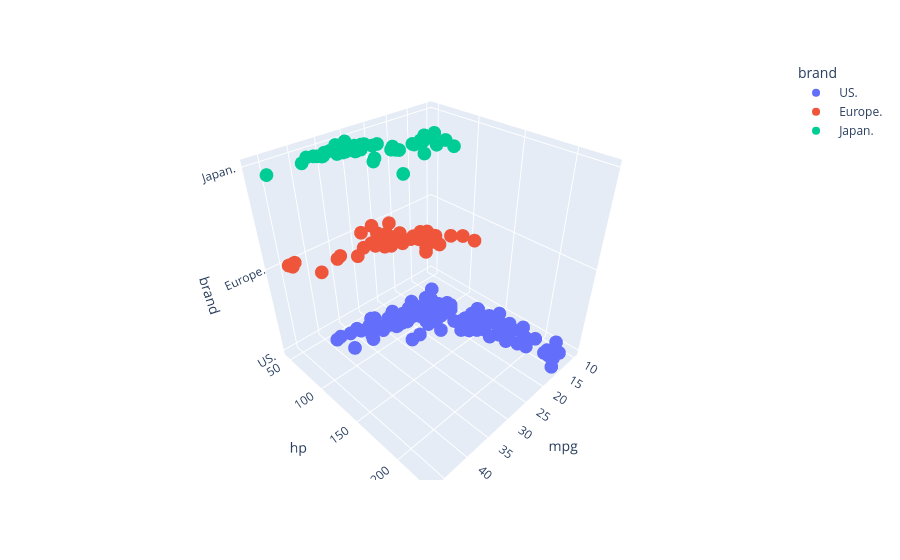

Notebook cell for this chart:
### Code cell
fig = px.scatter_3d(df, x="mpg", y="hp", z="brand",color="brand")
fig.show()

### Figure 1 — Plotly figure (JSON) as saved in the notebook; plotly's stock layout.template omitted (floating-point values rounded to 4 significant figures; data arrays with more than 128 entries replaced by an {"elided": "..."} marker saying what was removed)
{"data": [{"hovertemplate": "brand=%{z}<br>mpg=%{x}<br>hp=%{y}<extra></extra>", "legendgroup": " US.", "marker": {"color": "#636efa", "symbol": "circle"}, "mode": "markers", "name": " US.", "scene": "scene", "showlegend": true, "type": "scatter3d", "x": {"elided": "162 float values"}, "y": {"elided": "162 int values"}, "z": {"elided": "162 str values"}}, {"hovertemplate": "brand=%{z}<br>mpg=%{x}<br>hp=%{y}<extra></extra>", "legendgroup": " Europe.", "marker": {"color": "#EF553B", "symbol": "circle"}, "mode": "markers", "name": " Europe.", "scene": "scene", "showlegend": true, "type": "scatter3d", "x": [31.9, 25.4, 34.3, 24.0, 21.5, 26.0, 29.0, 27.2, 24.0, 29.0, 26.0, 29.5, 29.0, 26.0, 23.0, 25.0, 43.4, 30.0, 25.0, 18.0, 37.3, 27.0, 26.0, 27.0, 20.0, 26.0, 22.0, 21.0, 23.0, 28.0, 16.2, 23.0, 20.3, 29.0, 26.0, 41.5, 43.1, 29.0, 26.0, 30.0, 21.6, 16.5, 20.0, 44.0, 25.0, 44.3, 24.0, 36.4], "y": [71, 77, 78, 90, 110, 46, 78, 71, 75, 70, 46, 71, 83, 90, 95, 81, 48, 76, 115, 112, 69, 83, 67, 60, 91, 78, 98, 87, 88, 86, 133, 54, 103, 49, 69, 76, 48, 70, 75, 70, 115, 120, 102, 52, 87, 48, 110, 67], "z": [" Europe.", " Europe.", " Europe.", " Europe.", " Europe.", " Europe.", " Europe.", " Europe.", " Europe.", " Europe.", " Europe.", " Europe.", " Europe.", " Europe.", " Europe.", " Europe.", " Europe.", " Europe.", " Europe.", " Europe.", " Europe.", " Europe.", " Europe.", " Europe.", " Europe.", " Europe.", " Europe.", " Europe.", " Europe.", " Europe.", " Europe.", " Europe.", " Europe.", " Europe.", " Europe.", " Europe.", " Europe.", " Europe.", " Europe.", " Europe.", " Europe.", " Europe.", " Europe.", " Europe.", " Europe.", " Europe.", " Europe.", " Europe."]}, {"hovertemplate": "brand=%{z}<br>mpg=%{x}<br>hp=%{y}<extra></extra>", "legendgroup": " Japan.", "marker": {"color": "#00cc96", "symbol": "circle"}, "mode": "markers", "name": " Japan.", "scene": "scene", "showlegend": true, "type": "scatter3d", "x": [37.7, 34.0, 31.8, 24.0, 37.2, 38.1, 33.0, 31.0, 27.0, 23.0, 30.0, 21.5, 31.6, 19.0, 22.0, 32.7, 46.6, 32.0, 28.0, 24.0, 21.1, 32.4, 35.0, 34.1, 27.2, 32.2, 20.0, 33.0, 29.0, 32.0, 35.1, 31.3, 27.5, 18.0, 29.5, 20.0, 32.4, 31.5, 33.8, 33.5, 40.8, 25.4, 22.0, 39.1, 32.9, 37.0, 32.0, 31.0, 28.0, 24.0, 36.1], "y": [62, 70, 65, 95, 65, 60, 53, 65, 88, 97, 67, 110, 74, 108, 94, 132, 65, 67, 92, 97, 95, 75, 69, 65, 97, 75, 88, 53, 75, 96, 60, 75, 95, 90, 68, 122, 72, 68, 67, 70, 65, 116, 97, 58, 100, 65, 61, 52, 75, 95, 60], "z": [" Japan.", " Japan.", " Japan.", " Japan.", " Japan.", " Japan.", " Japan.", " Japan.", " Japan.", " Japan.", " Japan.", " Japan.", " Japan.", " Japan.", " Japan.", " Japan.", " Japan.", " Japan.", " Japan.", " Japan.", " Japan.", " Japan.", " Japan.", " Japan.", " Japan.", " Japan.", " Japan.", " Japan.", " Japan.", " Japan.", " Japan.", " Japan.", " Japan.", " Japan.", " Japan.", " Japan.", " Japan.", " Japan.", " Japan.", " Japan.", " Japan.", " Japan.", " Japan.", " Japan.", " Japan.", " Japan.", " Japan.", " Japan.", " Japan.", " Japan.", " Japan."]}], "layout": {"legend": {"title": {"text": "brand"}, "tracegroupgap": 0}, "margin": {"t": 60}, "scene": {"domain": {"x": [0, 1], "y": [0, 1]}, "xaxis": {"title": {"text": "mpg"}}, "yaxis": {"title": {"text": "hp"}}, "zaxis": {"categoryarray": [" US.", " Europe.", " Japan."], "categoryorder": "array", "title": {"text": "brand"}}}}}
